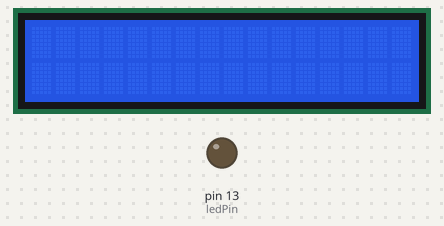
Recording of a program running on a simulated Arduino Nano, built with avr-gcc and run on an emulated ATmega328P. On the bench: 16×2 character LCD, output pins drawn as LEDs (lit = HIGH).

Above: at 0.4 s.
At 1.2 s:
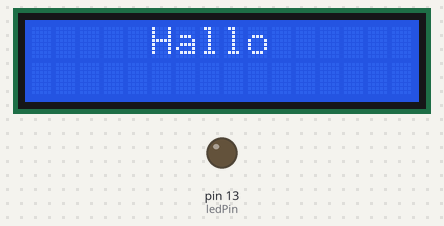
At 4.2 s:
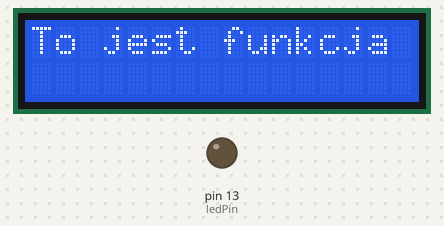
At 5.2 s:
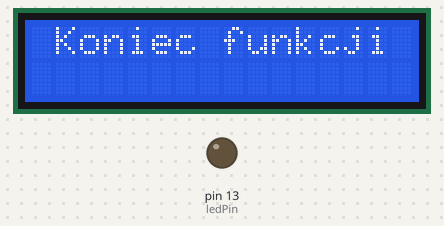
Timing chart, 0 to 38.6 s (numbered marks = the images above):
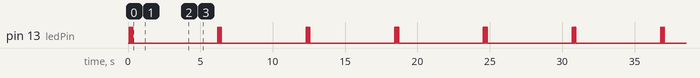

The program:

main.cpp
```cpp
/*prosty program, którego nawet nie da się nazwać programem. Miga wbudowaną diodą led
    https://github.com/matrix00660066/01_miganie
*/
// kolorowanie składni
//*kolor
// kolor
// todo kolor
//! kolor
//?kolor

#include <Arduino.h>
#include <Wire.h>
#include <LiquidCrystal_I2C.h>

int ledPin = 13;

LiquidCrystal_I2C lcd(0x27, 16, 2); // tworzenie klasy instancji

void wlacznik(); // deklaracja funkcji włącznik

void setup()
{
  pinMode(ledPin, OUTPUT);
  lcd.init();
  lcd.clear();
  delay(10);
  lcd.backlight();
  // Serial.begin(9600);
  Serial.begin(115200);
  // lcd.noBacklight();//wyłącza podświetlanie
}

void loop()
{
  digitalWrite(ledPin, 1);
  delay(50);
  digitalWrite(ledPin, 0); // kolor
  delay(50);
  digitalWrite(ledPin, 1);
  delay(50);
  digitalWrite(ledPin, 0);
  delay(50);
  digitalWrite(ledPin, 1);
  delay(50);
  digitalWrite(ledPin, 0);
  delay(800);
  lcd.setCursor(0, 0);
  lcd.print("     Hallo     ");
  delay(500);
  lcd.setCursor(0, 0);
  lcd.print("                ");
  delay(2500);
  wlacznik();
}
void wlacznik() // ta prosta funkjca na razie nie robi nic, to tylko test czy kompilator nie wywala błędów wywołania funkcji
{
  lcd.setCursor(0, 0);
  lcd.print("To jest funkcja ");
  delay(1000);
  lcd.setCursor(0, 0);
  lcd.print(" Koniec");
  lcd.setCursor(14, 0);
  lcd.print("i ");
  delay(1000);
  lcd.setCursor(0, 0);
  lcd.print("                ");
}
```

Measured:
- by itself, pin 13 (ledPin): repeats every 6.1 s: 2 × (LOW 0.05 s, HIGH 0.05 s), LOW 5.9 s, HIGH 0.05 s
- by itself, everything shown: repeats every 6.1 s, in 11 steps
- what the display in image 0 shows lasts 1.0 s, from 0.1 s to 1.1 s
- what the display in image 1 shows lasts 0.6 s, from 1.1 s to 1.7 s
- what the display in image 2 shows lasts 1.0 s, from 4.2 s to 5.2 s
